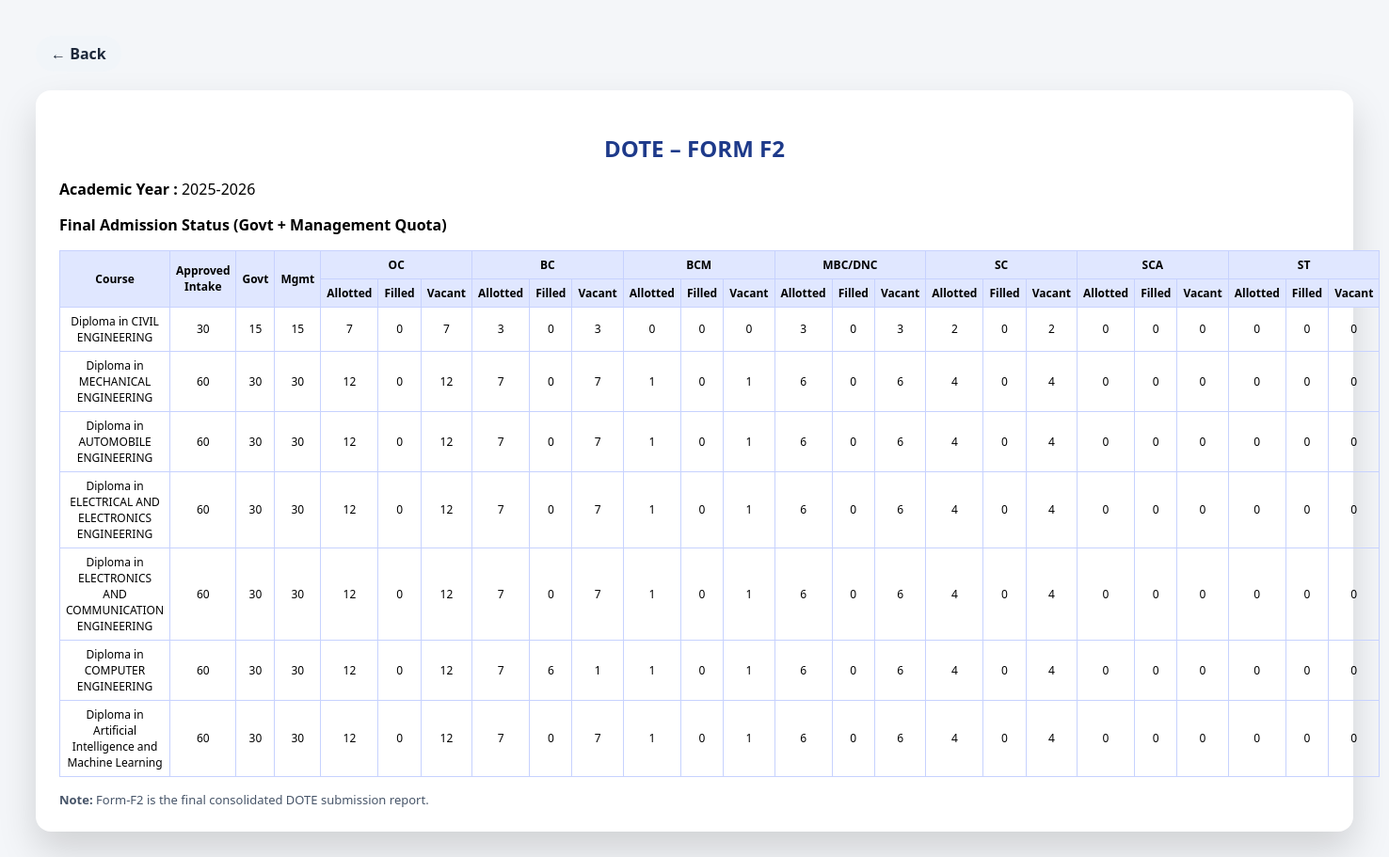
The page /form_f2.php on the database its author committed.
### tables this page shows
CREATE TABLE `courses` (
  `course_code` varchar(20) NOT NULL,
  `course_name` varchar(60) NOT NULL,
  `approved_intake` int(11) NOT NULL,
  `duration_years` int(11) NOT NULL,
  `total_semesters` int(11) NOT NULL,
  `year_of_established` int(11) NOT NULL,
  `status` enum('active','inactive') DEFAULT 'active'
);

### form_f2.php (the view, shortened to what this page needs)
<?php
include("../../../config/db.php");
$community = [
    "OC" => 31,
    "BC" => 26.5,
    "BCM" => 3.5,
    "MBC/DNC" => 20,
    "SC" => 15,
    "SCA" => 3,
    "ST" => 1
];
$ay = mysqli_fetch_assoc(mysqli_query($conn,"
    SELECT academic_year
    FROM academic_periods
    ORDER BY academic_year DESC
    LIMIT 1
"));
$academic_year = $ay['academic_year'] ?? '';
?>
<!DOCTYPE html>
<html>
<head>
</head>
<body>
<div class="header">
    <a href="../dashboard.php" class="back-btn">← Back</a>
</div>
<div class="card">
<h2>DOTE – FORM F2</h2>
<p><b>Academic Year :</b> <?= $academic_year ?></p>
<p><b>Final Admission Status (Govt + Management Quota)</b></p>
<table>
<tr>
    <th rowspan="2">Course</th>
    <th rowspan="2">Approved Intake</th>
    <th rowspan="2">Govt</th>
    <th rowspan="2">Mgmt</th>
    <?php foreach($community as $c=>$p){ ?>
        <th colspan="3"><?= $c ?></th>
    <?php } ?>
</tr>
<tr>
<?php foreach($community as $c=>$p){ ?>
    <th>Allotted</th>
    <th>Filled</th>
    <th>Vacant</th>
<?php } ?>
</tr>
<?php
$q = mysqli_query($conn,"
    SELECT course_code, course_name, approved_intake
    FROM courses WHERE status='active'
");
while($r = mysqli_fetch_assoc($q)){
    $govt = round($r['approved_intake']/2);
    $mgmt = $r['approved_intake'] - $govt;
    $allotted = [];
    $sum = 0;
    foreach($community as $c=>$p){
        $allotted[$c] = floor($govt*$p/100);
        $sum += $allotted[$c];
    }
    $allotted["OC"] += ($govt-$sum);
?>
<tr>
<td><?= $r['course_name'] ?></td>
<td><?= $r['approved_intake'] ?></td>
<td><?= $govt ?></td>
<td><?= $mgmt ?></td>
<?php
foreach($community as $c=>$p){
    $filled = mysqli_fetch_assoc(mysqli_query($conn,"
        SELECT COUNT(*) c
        FROM students s
        JOIN admission_applications a ON s.admission_no=a.admission_no
        WHERE s.course_code='{$r['course_code']}'
          AND a.application_status='admitted'
          AND a.community='$c'
    "))['c'];
    $vacant = $allotted[$c] - $filled;
?>
<td><?= $allotted[$c] ?></td>
<td><?= $filled ?></td>
<td><?= $vacant < 0 ? 0 : $vacant ?></td>
<?php } ?>
</tr>
<?php } ?>
</table>
<div class="note">
<b>Note:</b> Form-F2 is the final consolidated DOTE submission report.
</div>
</div>
</body>
</html>

### form_f2.php (style rules this page uses)
body { font-family:Segoe UI,Arial; background:#f4f6f9; padding:30px; }
.header { display:flex; justify-content:space-between; align-items:center; margin-bottom:20px; }
.back-btn { background:#f1f5f9; padding:8px 16px; border-radius:30px; text-decoration:none; font-weight:600; color:#1e293b; }
.card { background:#fff; padding:25px; border-radius:16px; box-shadow:0 20px 40px rgba(0,0,0,.15); }
h2 { text-align:center; color:#1e3a8a; margin-bottom:10px; }
table { width:100%; border-collapse:collapse; font-size:12px; }
th,td { border:1px solid #c7d2fe; padding:6px; text-align:center; }
th { background:#e0e7ff; }
.note { margin-top:15px; font-size:13px; color:#475569; }

### rows shown on the page
courses: course_name "Diploma in CIVIL ENGINEERING", approved_intake "30", approved_intake "15", c "7", filled "0", vacant "7", c "3", vacant "3", c "0", vacant "0", c "2", vacant "2"
courses: course_name "Diploma in MECHANICAL ENGINEERING", approved_intake "60", approved_intake "30", c "12", filled "0", vacant "12", c "7", vacant "7", c "1", vacant "1", c "6", vacant "6", c "4", vacant "4", c "0", vacant "0"
courses: course_name "Diploma in AUTOMOBILE ENGINEERING", approved_intake "60", approved_intake "30", c "12", filled "0", vacant "12", c "7", vacant "7", c "1", vacant "1", c "6", vacant "6", c "4", vacant "4", c "0", vacant "0"
courses: course_name "Diploma in ELECTRICAL AND ELECTRONICS ENGINEERING", approved_intake "60", approved_intake "30", c "12", filled "0", vacant "12", c "7", vacant "7", c "1", vacant "1", c "6", vacant "6", c "4", vacant "4", c "0", vacant "0"
courses: course_name "Diploma in ELECTRONICS AND COMMUNICATION ENGINEERING", approved_intake "60", approved_intake "30", c "12", filled "0", vacant "12", c "7", vacant "7", c "1", vacant "1", c "6", vacant "6", c "4", vacant "4", c "0", vacant "0"
courses: course_name "Diploma in COMPUTER ENGINEERING", approved_intake "60", approved_intake "30", c "12", filled "0", vacant "12", c "7", filled "6", vacant "1", c "1", c "6", vacant "6", c "4", vacant "4", c "0", vacant "0"
courses: course_name "Diploma in Artificial Intelligence and Machine Learning", approved_intake "60", approved_intake "30", c "12", filled "0", vacant "12", c "7", vacant "7", c "1", vacant "1", c "6", vacant "6", c "4", vacant "4", c "0", vacant "0"

### other values the page prints
$academic_year "2025-2026"
$c "OC"
$c "BC"
$c "BCM"
$c "MBC/DNC"
$c "SC"
$c "SCA"
$c "ST"
